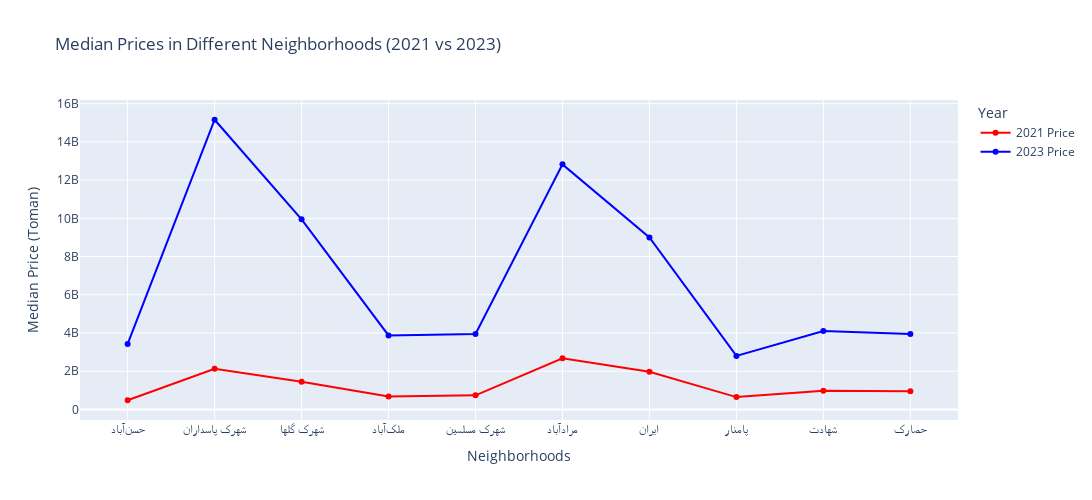

Notebook code for this chart:
### Code cell
import plotly.graph_objects as go

# Create a line plot
fig = go.Figure()

# Add 2021 price line
fig.add_trace(go.Scatter(
    x=top_10.index,
    y=top_10['median_price_2021'],
    mode='lines+markers',
    name='2021 Price',
    line=dict(color='red')
))

# Add 2023 price line
fig.add_trace(go.Scatter(
    x=top_10.index,
    y=top_10['median_price_2023'],
    mode='lines+markers',
    name='2023 Price',
    line=dict(color='blue')
))

# Update layout
fig.update_layout(
    title='Median Prices in Different Neighborhoods (2021 vs 2023)',
    xaxis_title='Neighborhoods',
    yaxis_title='Median Price (Toman)',
    legend_title='Year',
    xaxis=dict(tickmode='array', tickvals=top_10.index),
    width=1200,
    height=500
)

# Show the plot
fig.show()

### Figure 1 — Plotly figure (JSON) as saved in the notebook; plotly's stock layout.template omitted (floating-point values rounded to 4 significant figures)
{"data": [{"line": {"color": "red"}, "mode": "lines+markers", "name": "2021 Price", "type": "scatter", "x": ["حسنآباد", "شهرک پاسداران", "شهرک گلها", "ملکآباد", "شهرک مسلمین", "مرادآباد", "ایران", "پامنار", "شهادت", "حصارک"], "y": [480000000, 2129600000, 1450000000, 677500000, 737500000, 2680000000, 1974999999, 645000000, 975000000, 950000000]}, {"line": {"color": "blue"}, "mode": "lines+markers", "name": "2023 Price", "type": "scatter", "x": ["حسنآباد", "شهرک پاسداران", "شهرک گلها", "ملکآباد", "شهرک مسلمین", "مرادآباد", "ایران", "پامنار", "شهادت", "حصارک"], "y": [3425000000, 15160000000, 9950000000, 3875000000, 3950000000, 12825000000, 9000000000, 2800000000, 4100000004, 3950000008]}], "layout": {"height": 500, "legend": {"title": {"text": "Year"}}, "title": {"text": "Median Prices in Different Neighborhoods (2021 vs 2023)"}, "width": 1200, "xaxis": {"tickmode": "array", "tickvals": ["حسنآباد", "شهرک پاسداران", "شهرک گلها", "ملکآباد", "شهرک مسلمین", "مرادآباد", "ایران", "پامنار", "شهادت", "حصارک"], "title": {"text": "Neighborhoods"}}, "yaxis": {"title": {"text": "Median Price (Toman)"}}}}
